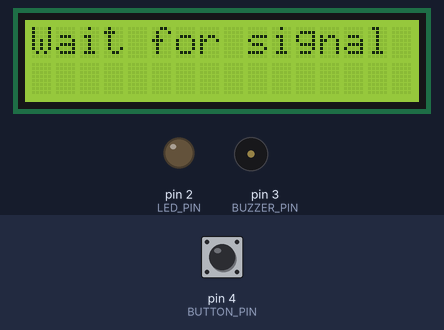
This sketch was run on a simulated Arduino Uno, built with avr-gcc and run on an emulated ATmega328P. Shown: 16×2 character LCD, output pins drawn as LEDs (lit = HIGH), buzzer (waves = sounding, pin HIGH). Inputs (shaded band) come from the test bench; at power-on: pin 4 (BUTTON_PIN) HIGH. Random numbers use the default seed unless the sketch sets one; what the sketch prints to the serial monitor is not drawn.

Above: at 3.2 s.
3.3 s: pin 4 (BUTTON_PIN) pulled LOW for 3.2 s
At 7.2 s:
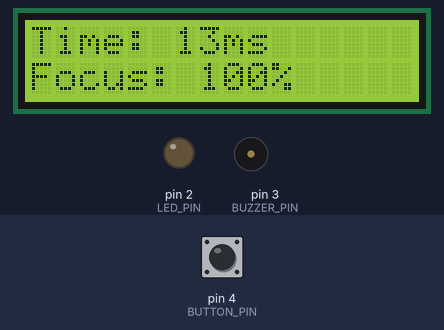
12.5 s: pin 4 (BUTTON_PIN) pulled LOW for 0.15 s
At 20.1 s:
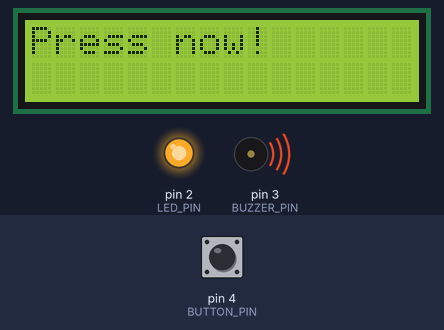
Timing chart, 0 to 21.6 s (numbered marks = the images above; inputs shaded):
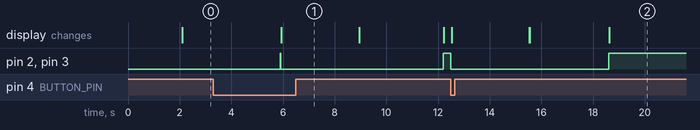

Measured:
- after the input at 12.5 s, pin 2 (LED_PIN), pin 3 (BUZZER_PIN): HIGH → LOW at once, → HIGH 6.1 s later; the display: first changes at once (image 2 shows a later state)

The sketch:

concentration.ino
```cpp
#include <Wire.h>
#include <LiquidCrystal_I2C.h>

#define LED_PIN 2
#define BUZZER_PIN 3
#define BUTTON_PIN 4

LiquidCrystal_I2C lcd(0x27, 16, 2); // I2C address may be 0x27 or 0x3F

unsigned long startTime, reactionTime;
int concentration;
bool waiting = false;

void setup() {
  lcd.init();
  lcd.backlight();
  lcd.setCursor(0, 0);
  lcd.print("Reaction Timer");
  delay(2000);
  lcd.clear();

  pinMode(LED_PIN, OUTPUT);
  pinMode(BUZZER_PIN, OUTPUT);
  pinMode(BUTTON_PIN, INPUT_PULLUP);

  Serial.begin(9600);
}

void loop() {
  if (!waiting) {
    lcd.setCursor(0, 0);
    lcd.print("Wait for signal");
    delay(random(2000, 5000)); // Random delay

    digitalWrite(LED_PIN, HIGH);
    digitalWrite(BUZZER_PIN, HIGH);
    startTime = millis();
    waiting = true;

    lcd.clear();
    lcd.setCursor(0, 0);
    lcd.print("Press now!");
  }

  if (waiting && digitalRead(BUTTON_PIN) == LOW) { // Button pressed
    reactionTime = millis() - startTime;
    digitalWrite(LED_PIN, LOW);
    digitalWrite(BUZZER_PIN, LOW);

    // Calculate concentration percentage
    concentration = 100 - ((reactionTime - 300) * 100 / 1200);
    if (concentration > 100) concentration = 100;
    if (concentration < 0) concentration = 0;

    // Display reaction time & concentration
    lcd.clear();
    lcd.setCursor(0, 0);
    lcd.print("Time: ");
    lcd.print(reactionTime);
    lcd.print("ms");

    lcd.setCursor(0, 1);
    lcd.print("Focus: ");
    lcd.print(concentration);
    lcd.print("%");

    Serial.print("Reaction Time: ");
    Serial.print(reactionTime);
    Serial.print(" ms | Focus: ");
    Serial.print(concentration);
    Serial.println("%");

    waiting = false;
    delay(3000);
    lcd.clear();
  }
}
```
